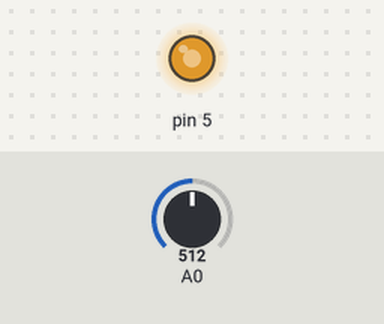
A sketch run on a simulated Arduino Uno, built with avr-gcc and run on an emulated ATmega328P. On the bench: output pins drawn as LEDs (lit = HIGH). The test bench sets the inputs (shaded band); at power-on: A0 = 512. What the sketch prints to the serial monitor is not drawn.

Above: at 1.2 s.
1.3 s: A0 set to 716
At 2.5 s:
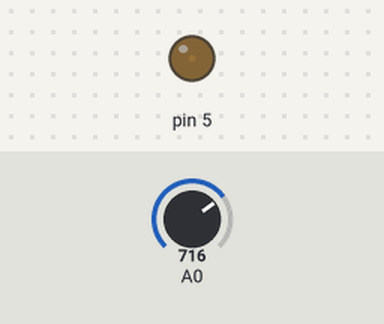
2.8 s: A0 set to 900
At 3.9 s:
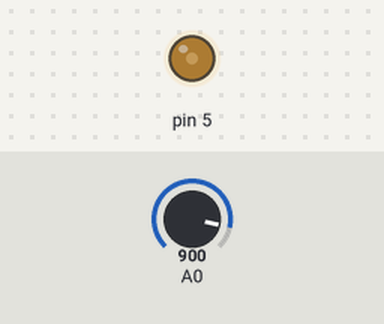
4.3 s: A0 set to 0
At 4.9 s:
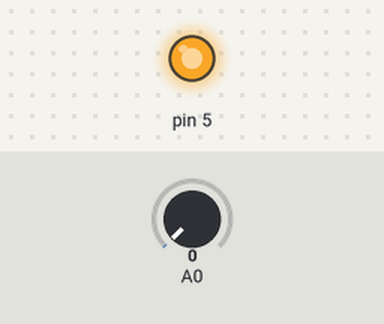
Timing chart, 0 to 7.3 s (numbered marks = the images above; inputs shaded):
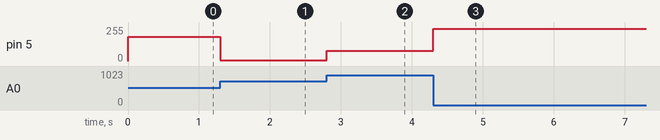

Measured:
- after the input at 1.3 s, pin 5: 182/255 → 5/255 at once
- after the input at 2.8 s, pin 5: 5/255 → 76/255 at once
- after the input at 4.3 s, pin 5: 76/255 → 241/255 at once

The sketch:

LDRwithLED.ion.ino
```cpp
int led=5;
void setup() {
  pinMode(5,OUTPUT);
  pinMode(A0,INPUT);
  Serial.begin(9600);
}

void loop() {
  int ldr = analogRead(A0);
  int x=map(ldr,40,700,0,255);
  analogWrite(5,x);
  Serial.println(ldr);
}
```
